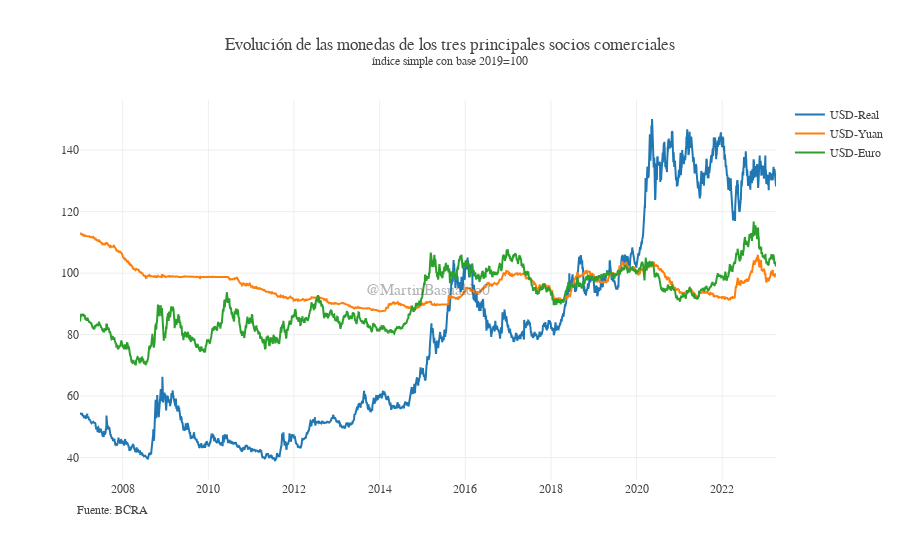

Notebook cell for this chart:
### Code cell
bre.plot_evolucion_ponderadores(bre.ponderadores)
bre.plot_variacion_anualizada_tc()
bre.plot_evolucion_monedas(bre.cotizaciones_usd)
bre.plot_indice_monedas(bre.cotizaciones_usd)

### Figure 1 — Plotly figure (JSON) as saved in the notebook; plotly's stock layout.template omitted (floating-point values rounded to 4 significant figures; data arrays with more than 128 entries replaced by an {"elided": "..."} marker saying what was removed)
{"data": [{"name": "USD-Real", "type": "scatter", "x": {"elided": "3967 str values"}, "y": {"elided": "3967 float values"}}, {"name": "USD-Yuan", "type": "scatter", "x": {"elided": "3967 str values"}, "y": {"elided": "3967 float values"}}, {"name": "USD-Euro", "type": "scatter", "x": {"elided": "3967 str values"}, "y": {"elided": "3967 float values"}}], "layout": {"annotations": [{"font": {"size": 12}, "showarrow": false, "text": "Fuente: BCRA", "x": 0.1, "xanchor": "right", "xref": "paper", "xshift": 0, "y": -0.1, "yanchor": "auto", "yref": "paper", "yshift": 0}, {"font": {"family": "arial", "size": 16}, "opacity": 0.4, "showarrow": false, "text": "@MartinBasualdo0", "x": 0.5, "xref": "paper", "y": 0.5, "yref": "paper"}], "font": {"family": "Source Serif Pro"}, "title": {"text": "Evolución de las monedas de los tres principales socios comerciales<br><sup>índice simple con base 2019=100"}}}
